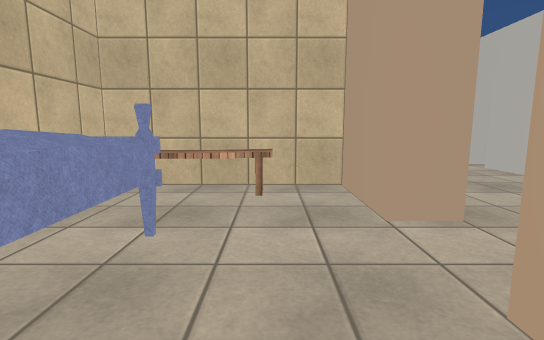
view 1 (above)

24 first-person views from a walk through a scene from a Unity 3-D project. The camera is 1.2 m above the floor, tilts 8° down and sees 85° across. The floor is counted in squares, 1 m on a side. Each view is taken from the middle of a square. On the plan, view 1 faces up. The plan holds only what a view shows up to about 13 squares ahead; the rest is blank. The place goes on beyond the plan. The player character is not drawn. Surface patterns are stand-ins for the level's own textures.

view 2
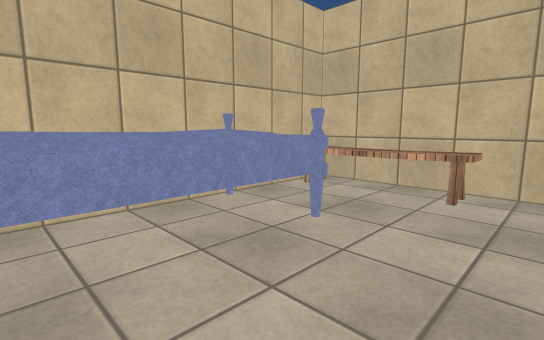

view 3
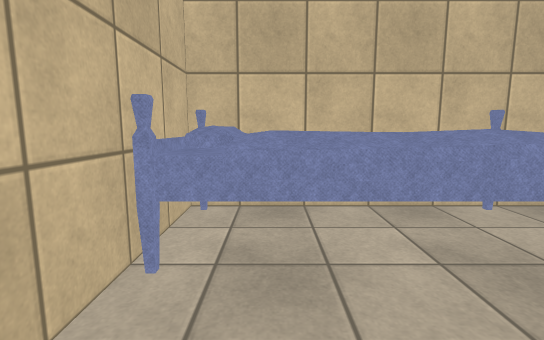

view 4
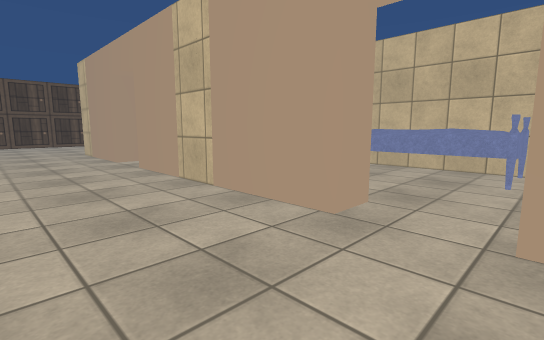

view 5
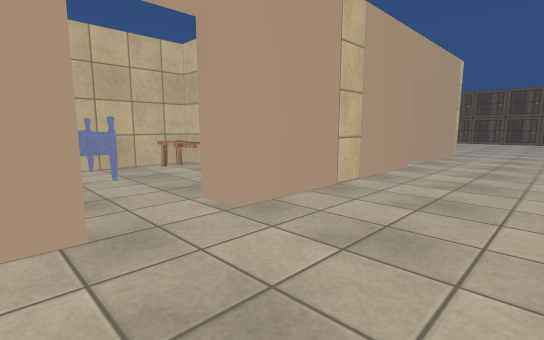

view 6
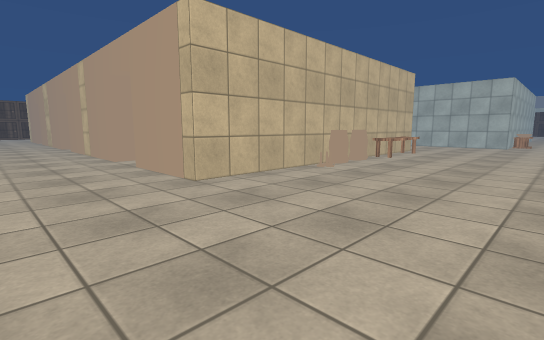

view 7
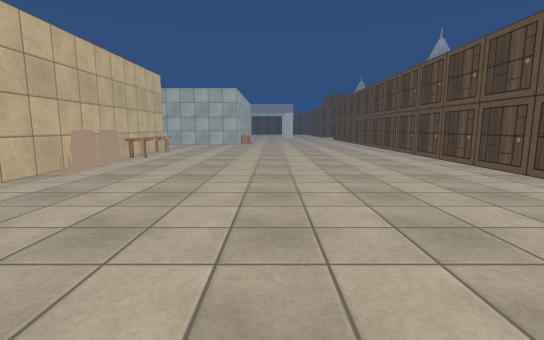

view 8
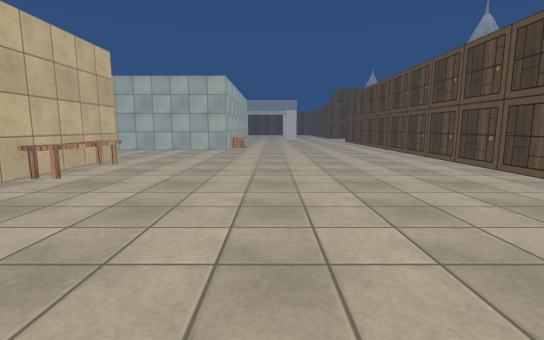

view 9
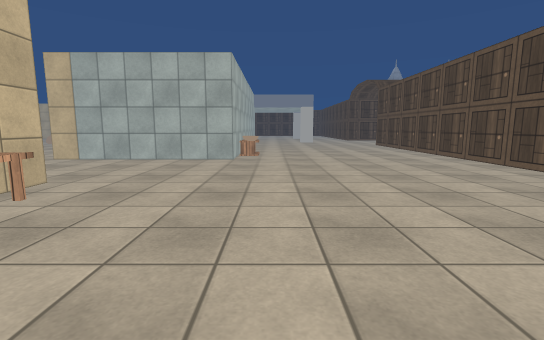

view 10
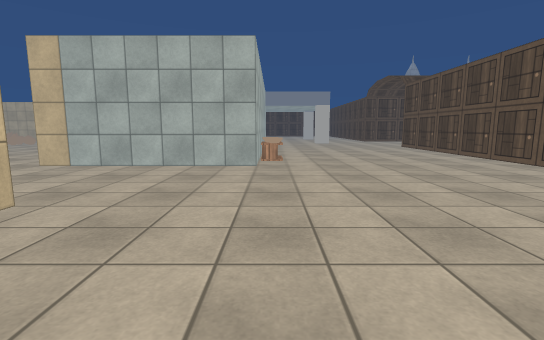

view 11
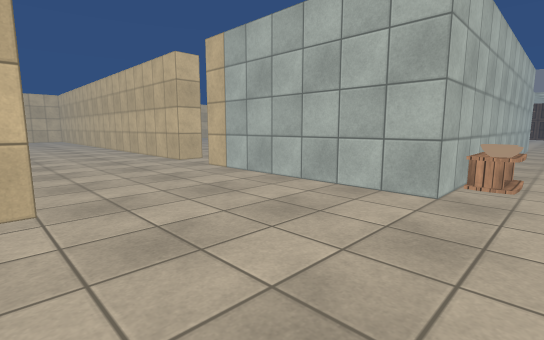

view 12
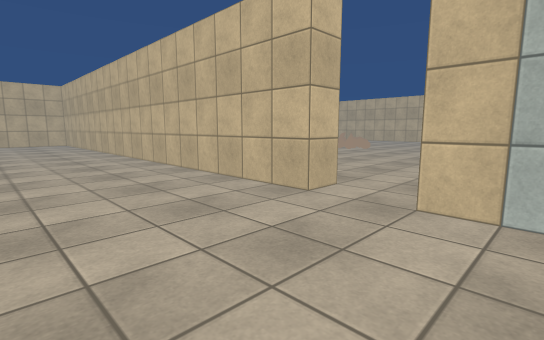

view 13
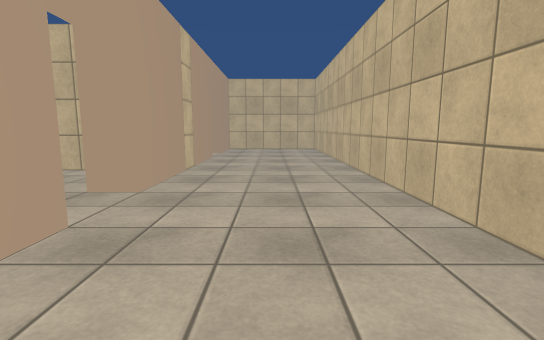

view 14
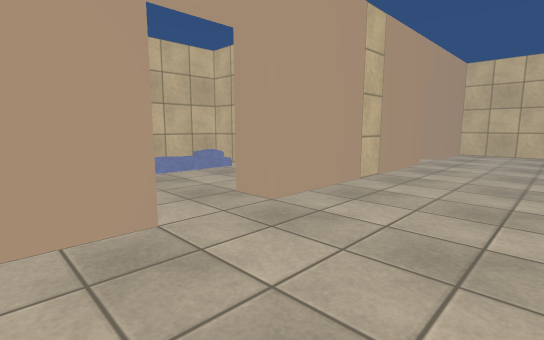

view 15
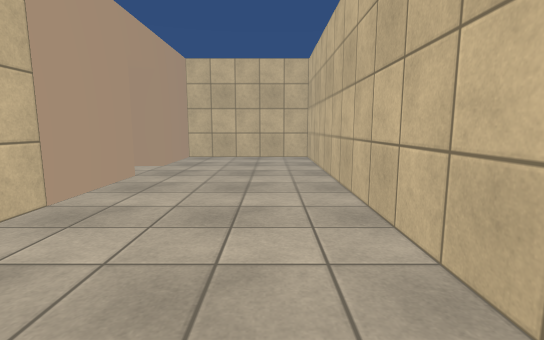

view 16
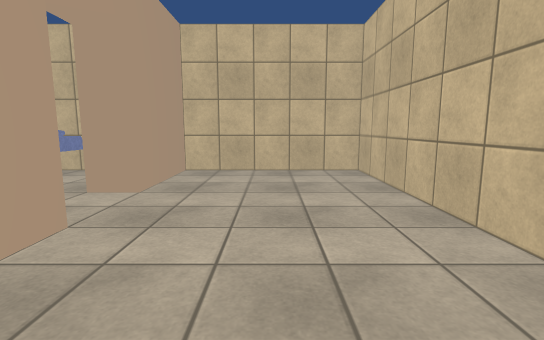

view 17
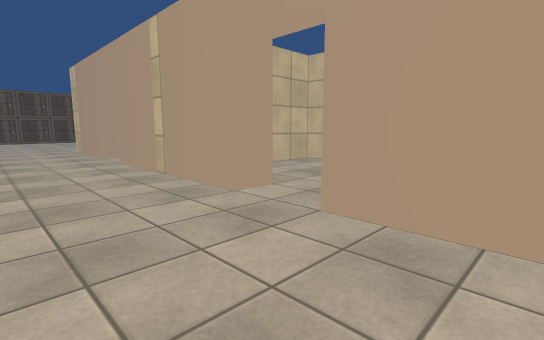

view 18
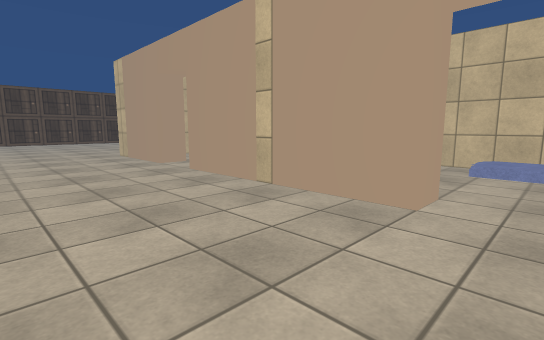

view 19
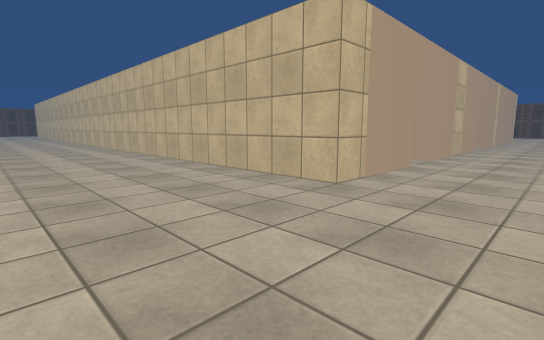

view 20
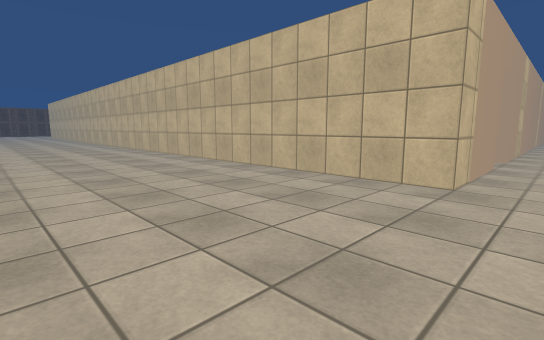

view 21
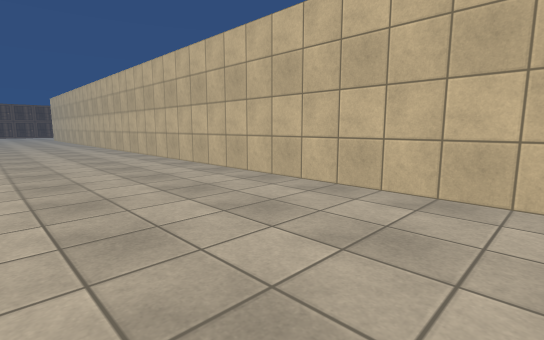

view 22
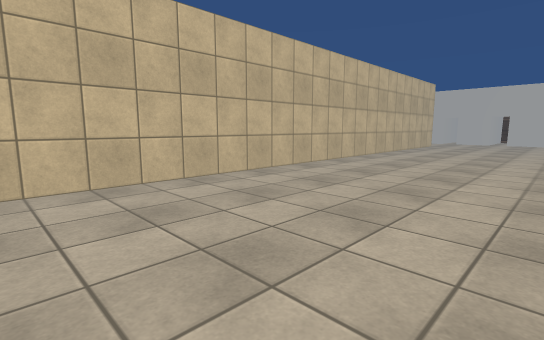

view 23
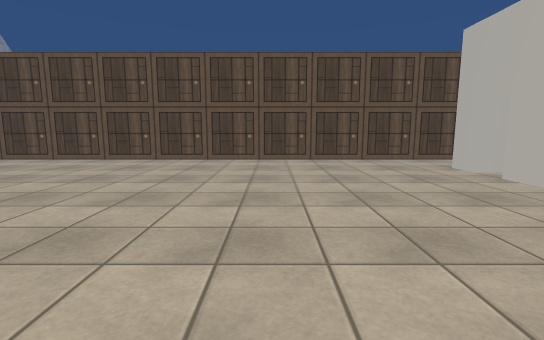

view 24
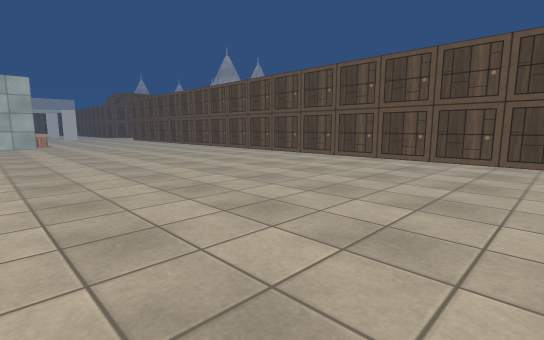

### Floor plan
Points are (right, up) in squares from view 1. A wall is a line through its corners. A room is listed if a view was taken in it or the views show most of it. See-through windows are left out.
Room 1 (views 1, 2, 3)
walls: (1.5, 3.7) (1.5, 6.3) (0.4, 6.3); (-3.5, 6.4) (-3.5, -1.2); (-1.5, -1.3) (-0.1, -1.3)
ways out: opening at (2, 2.5) to room 2
objects: bed (-3, -1) to (-1, 3); bench (-3, 5) to (0, 6)
Room 2 (views 4, 5, 6, 7, 8, 9, 10, 11, 12, 13, 14, 15, 16, 17, 18, 19, 20, 21, 22, 23, 24)
walls: (-9.4, 3.5) (-10.5, 3.5) (-10.5, 10); (-9.4, 12) (-10.5, 12) (-10.5, 16) (-4.4, 16); (-16.6, 10.5) (-15.5, 10.5) (-15.5, -10.5) (-10.5, -10.5) (-10.5, -7.5) (-9.5, -7.5); (-2.5, 16) (2.5, 16) (2.5, 12.5) (1.8, 12.5); (-10.5, -5.6) (-10.5, 1.5) (-9.5, 1.5); (1.8, 10.5) (2.5, 10.5) (2.5, 3.7) (1.5, 3.7); (1.4, 1.7) (2.5, 1.7) (2.5, -5.2) (1.8, -5.2); (-19.5, 19.5) (-15.5, 19.5) (-15.5, 12.5); (1.6, -7.2) (2.5, -7.2) (2.5, -11.5) (-18.8, -11.5); (6.5, 28.5) (-19.2, 28.5)
ways out: opening at (2, 2.5) to room 1; opening at (-10, 2.5) to room 3; opening at (-16, 11.5); opening at (-10, -6.5); opening at (-10, 11.5); opening at (2, -6.5); opening at (2, 11.5)
objects: other object (-18, 20); bowl (-17, 20); bench (-9, 17) to (-6, 17); sack (-4, 16); sack (-3, 16)
Room 3 (no view inside)
walls: (-7.6, -1.5) (-4.5, -1.5) (-4.5, 6.5) (-6.5, 6.5)
ways out: opening at (-10, 2.5) to room 2

Positions as (right, up) in squares from view 1, and headings:
1: (0, 0), facing up
2: (1, 0), facing up-left
3: (1, 0), facing left
4: (6, 4), facing down-left
5: (6, 1), facing up-left
6: (6, 22), facing down-left
7: (6, 22), facing left
8: (1, 22), facing left
9: (-4, 21), facing left
10: (-6, 20), facing left
11: (-10, 21), facing down-left
12: (-11, 14), facing down-left
13: (-13, 7), facing down
14: (-14, 5), facing down-right
15: (-14, 2), facing down
16: (-13, -2), facing down
17: (-14, -1), facing up-right
18: (-15, 2), facing up-right
19: (6, -17), facing up-left
20: (4, -18), facing up-left
21: (-4, -17), facing up-left
22: (-19, -18), facing up-right
23: (1, 17), facing up
24: (6, 17), facing up-left
